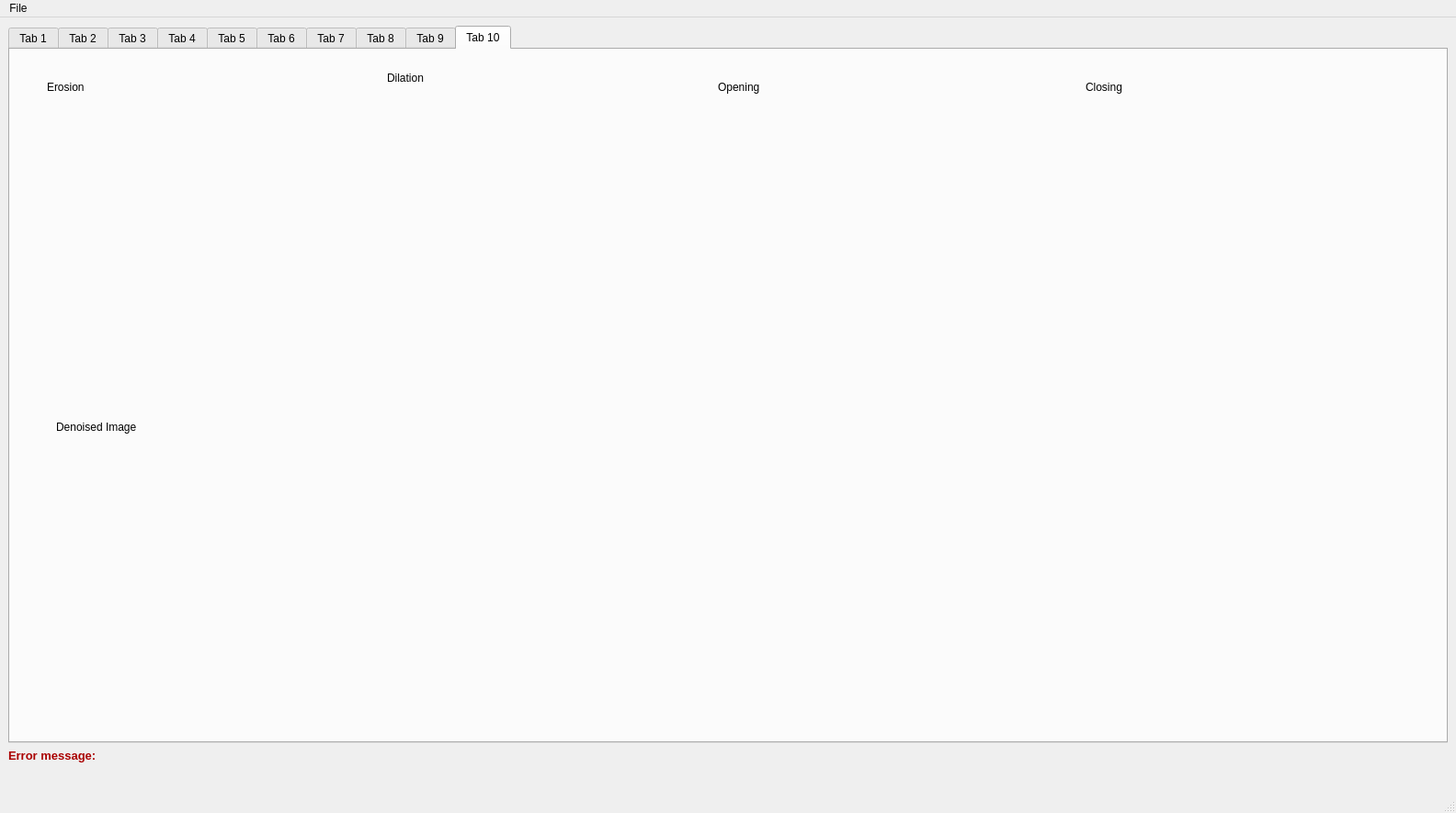
<?xml version="1.0" encoding="UTF-8"?>
<ui version="4.0">
 <class>MainWindow</class>
 <widget class="QMainWindow" name="MainWindow">
  <property name="geometry">
   <rect>
    <x>0</x>
    <y>0</y>
    <width>1584</width>
    <height>885</height>
   </rect>
  </property>
  <property name="windowTitle">
   <string>MainWindow</string>
  </property>
  <widget class="QWidget" name="centralwidget">
   <layout class="QVBoxLayout" name="verticalLayout">
    <item>
     <widget class="QTabWidget" name="tabWidget">
      <property name="currentIndex">
       <number>9</number>
      </property>
      <widget class="QWidget" name="tab">
       <attribute name="title">
        <string>Tab 1</string>
       </attribute>
       <widget class="QLabel" name="label_4">
        <property name="geometry">
         <rect>
          <x>670</x>
          <y>265</y>
          <width>101</width>
          <height>30</height>
         </rect>
        </property>
        <property name="text">
         <string>Bit Depth</string>
        </property>
       </widget>
       <widget class="QLabel" name="label_9">
        <property name="geometry">
         <rect>
          <x>670</x>
          <y>575</y>
          <width>111</width>
          <height>30</height>
         </rect>
        </property>
        <property name="text">
         <string>Body part</string>
        </property>
       </widget>
       <widget class="QTextEdit" name="textEdit_4">
        <property name="geometry">
         <rect>
          <x>830</x>
          <y>265</y>
          <width>200</width>
          <height>40</height>
         </rect>
        </property>
        <property name="cursorWidth">
         <number>0</number>
        </property>
       </widget>
       <widget class="QTextEdit" name="textEdit">
        <property name="geometry">
         <rect>
          <x>830</x>
          <y>65</y>
          <width>200</width>
          <height>40</height>
         </rect>
        </property>
        <property name="cursorWidth">
         <number>0</number>
        </property>
       </widget>
       <widget class="QTextEdit" name="textEdit_5">
        <property name="geometry">
         <rect>
          <x>830</x>
          <y>335</y>
          <width>200</width>
          <height>40</height>
         </rect>
        </property>
        <property name="cursorWidth">
         <number>0</number>
        </property>
       </widget>
       <widget class="QTextEdit" name="textEdit_8">
        <property name="geometry">
         <rect>
          <x>830</x>
          <y>525</y>
          <width>200</width>
          <height>40</height>
         </rect>
        </property>
        <property name="cursorWidth">
         <number>0</number>
        </property>
       </widget>
       <widget class="QLabel" name="label_8">
        <property name="geometry">
         <rect>
          <x>670</x>
          <y>465</y>
          <width>111</width>
          <height>30</height>
         </rect>
        </property>
        <property name="text">
         <string>Patient Name</string>
        </property>
       </widget>
       <widget class="QTextEdit" name="textEdit_2">
        <property name="geometry">
         <rect>
          <x>830</x>
          <y>125</y>
          <width>200</width>
          <height>40</height>
         </rect>
        </property>
        <property name="cursorWidth">
         <number>0</number>
        </property>
       </widget>
       <widget class="QLabel" name="label_5">
        <property name="geometry">
         <rect>
          <x>670</x>
          <y>345</y>
          <width>101</width>
          <height>30</height>
         </rect>
        </property>
        <property name="text">
         <string>Image Color</string>
        </property>
       </widget>
       <widget class="QWidget" name="gridLayoutWidget">
        <property name="geometry">
         <rect>
          <x>0</x>
          <y>60</y>
          <width>621</width>
          <height>561</height>
         </rect>
        </property>
        <layout class="QGridLayout" name="gridLayout"/>
       </widget>
       <widget class="QLabel" name="label_3">
        <property name="geometry">
         <rect>
          <x>670</x>
          <y>195</y>
          <width>111</width>
          <height>30</height>
         </rect>
        </property>
        <property name="text">
         <string>Total size</string>
        </property>
       </widget>
       <widget class="QTextEdit" name="textEdit_7">
        <property name="geometry">
         <rect>
          <x>830</x>
          <y>465</y>
          <width>200</width>
          <height>40</height>
         </rect>
        </property>
        <property name="cursorWidth">
         <number>0</number>
        </property>
       </widget>
       <widget class="QTextEdit" name="textEdit_9">
        <property name="geometry">
         <rect>
          <x>830</x>
          <y>575</y>
          <width>200</width>
          <height>40</height>
         </rect>
        </property>
        <property name="cursorWidth">
         <number>0</number>
        </property>
       </widget>
       <widget class="QLabel" name="label_6">
        <property name="geometry">
         <rect>
          <x>670</x>
          <y>405</y>
          <width>121</width>
          <height>30</height>
         </rect>
        </property>
        <property name="text">
         <string>Modality</string>
        </property>
       </widget>
       <widget class="QTextEdit" name="textEdit_6">
        <property name="geometry">
         <rect>
          <x>830</x>
          <y>405</y>
          <width>200</width>
          <height>40</height>
         </rect>
        </property>
        <property name="cursorWidth">
         <number>0</number>
        </property>
       </widget>
       <widget class="QLabel" name="label">
        <property name="geometry">
         <rect>
          <x>670</x>
          <y>70</y>
          <width>111</width>
          <height>30</height>
         </rect>
        </property>
        <property name="text">
         <string>Width</string>
        </property>
       </widget>
       <widget class="QLabel" name="label_2">
        <property name="geometry">
         <rect>
          <x>670</x>
          <y>125</y>
          <width>101</width>
          <height>30</height>
         </rect>
        </property>
        <property name="text">
         <string>Height</string>
        </property>
       </widget>
       <widget class="QLabel" name="label_7">
        <property name="geometry">
         <rect>
          <x>670</x>
          <y>525</y>
          <width>111</width>
          <height>30</height>
         </rect>
        </property>
        <property name="text">
         <string>Patient age</string>
        </property>
       </widget>
       <widget class="QTextEdit" name="textEdit_3">
        <property name="geometry">
         <rect>
          <x>830</x>
          <y>195</y>
          <width>200</width>
          <height>40</height>
         </rect>
        </property>
        <property name="cursorWidth">
         <number>0</number>
        </property>
       </widget>
      </widget>
      <widget class="QWidget" name="tab_2">
       <attribute name="title">
        <string>Tab 2</string>
       </attribute>
       <widget class="QLineEdit" name="lineEdit">
        <property name="geometry">
         <rect>
          <x>160</x>
          <y>30</y>
          <width>84</width>
          <height>19</height>
         </rect>
        </property>
        <property name="text">
         <string>0</string>
        </property>
       </widget>
       <widget class="QLabel" name="label_19">
        <property name="geometry">
         <rect>
          <x>30</x>
          <y>30</y>
          <width>121</width>
          <height>16</height>
         </rect>
        </property>
        <property name="text">
         <string>Zoom factor</string>
        </property>
       </widget>
       <widget class="QScrollArea" name="scrollArea">
        <property name="geometry">
         <rect>
          <x>20</x>
          <y>80</y>
          <width>550</width>
          <height>611</height>
         </rect>
        </property>
        <property name="widgetResizable">
         <bool>true</bool>
        </property>
        <widget class="QWidget" name="scrollAreaWidgetContents">
         <property name="geometry">
          <rect>
           <x>0</x>
           <y>0</y>
           <width>548</width>
           <height>609</height>
          </rect>
         </property>
         <widget class="QLabel" name="nearestLabel">
          <property name="geometry">
           <rect>
            <x>20</x>
            <y>20</y>
            <width>501</width>
            <height>561</height>
           </rect>
          </property>
          <property name="text">
           <string/>
          </property>
         </widget>
        </widget>
       </widget>
       <widget class="QScrollArea" name="scrollArea_2">
        <property name="geometry">
         <rect>
          <x>640</x>
          <y>80</y>
          <width>550</width>
          <height>611</height>
         </rect>
        </property>
        <property name="widgetResizable">
         <bool>true</bool>
        </property>
        <widget class="QWidget" name="scrollAreaWidgetContents_2">
         <property name="geometry">
          <rect>
           <x>0</x>
           <y>0</y>
           <width>548</width>
           <height>609</height>
          </rect>
         </property>
         <widget class="QLabel" name="bilinearLabel">
          <property name="geometry">
           <rect>
            <x>20</x>
            <y>20</y>
            <width>501</width>
            <height>561</height>
           </rect>
          </property>
          <property name="text">
           <string/>
          </property>
         </widget>
        </widget>
       </widget>
       <widget class="QLabel" name="label_10">
        <property name="geometry">
         <rect>
          <x>30</x>
          <y>60</y>
          <width>291</width>
          <height>16</height>
         </rect>
        </property>
        <property name="text">
         <string>Nearest Neigbour Interpolation</string>
        </property>
       </widget>
       <widget class="QLabel" name="label_34">
        <property name="geometry">
         <rect>
          <x>640</x>
          <y>60</y>
          <width>191</width>
          <height>16</height>
         </rect>
        </property>
        <property name="text">
         <string>Bilinear Interpolation</string>
        </property>
       </widget>
      </widget>
      <widget class="QWidget" name="tab_3">
       <attribute name="title">
        <string>Tab 3</string>
       </attribute>
       <widget class="QLabel" name="orignalImageLabel">
        <property name="geometry">
         <rect>
          <x>30</x>
          <y>20</y>
          <width>550</width>
          <height>320</height>
         </rect>
        </property>
        <property name="text">
         <string/>
        </property>
       </widget>
       <widget class="QLabel" name="equalizedImageLabel">
        <property name="geometry">
         <rect>
          <x>710</x>
          <y>20</y>
          <width>550</width>
          <height>320</height>
         </rect>
        </property>
        <property name="text">
         <string/>
        </property>
       </widget>
       <widget class="QWidget" name="gridLayoutWidget_2">
        <property name="geometry">
         <rect>
          <x>10</x>
          <y>390</y>
          <width>621</width>
          <height>361</height>
         </rect>
        </property>
        <layout class="QGridLayout" name="gridLayout2"/>
       </widget>
       <widget class="QWidget" name="gridLayoutWidget_3">
        <property name="geometry">
         <rect>
          <x>660</x>
          <y>390</y>
          <width>621</width>
          <height>361</height>
         </rect>
        </property>
        <layout class="QGridLayout" name="gridLayout3"/>
       </widget>
      </widget>
      <widget class="QWidget" name="tab_4">
       <attribute name="title">
        <string>Tab 4</string>
       </attribute>
       <widget class="QLabel" name="orignalImageLabel_2">
        <property name="geometry">
         <rect>
          <x>740</x>
          <y>60</y>
          <width>600</width>
          <height>660</height>
         </rect>
        </property>
        <property name="text">
         <string/>
        </property>
       </widget>
       <widget class="QLineEdit" name="lineEdit_2">
        <property name="geometry">
         <rect>
          <x>160</x>
          <y>30</y>
          <width>84</width>
          <height>19</height>
         </rect>
        </property>
        <property name="text">
         <string>0</string>
        </property>
       </widget>
       <widget class="QLabel" name="label_20">
        <property name="geometry">
         <rect>
          <x>30</x>
          <y>30</y>
          <width>121</width>
          <height>16</height>
         </rect>
        </property>
        <property name="text">
         <string>Kernel size</string>
        </property>
       </widget>
       <widget class="QLineEdit" name="lineEdit_5">
        <property name="geometry">
         <rect>
          <x>410</x>
          <y>30</y>
          <width>84</width>
          <height>19</height>
         </rect>
        </property>
        <property name="text">
         <string>1</string>
        </property>
       </widget>
       <widget class="QLabel" name="label_25">
        <property name="geometry">
         <rect>
          <x>280</x>
          <y>30</y>
          <width>121</width>
          <height>16</height>
         </rect>
        </property>
        <property name="text">
         <string>Factor</string>
        </property>
       </widget>
       <widget class="QLabel" name="orignalImageLabel_5">
        <property name="geometry">
         <rect>
          <x>-710</x>
          <y>300</y>
          <width>581</width>
          <height>661</height>
         </rect>
        </property>
        <property name="text">
         <string/>
        </property>
       </widget>
       <widget class="QLabel" name="orignalImageLabel_6">
        <property name="geometry">
         <rect>
          <x>50</x>
          <y>60</y>
          <width>600</width>
          <height>660</height>
         </rect>
        </property>
        <property name="text">
         <string/>
        </property>
       </widget>
      </widget>
      <widget class="QWidget" name="tab_9">
       <attribute name="title">
        <string>Tab 5</string>
       </attribute>
       <widget class="QLabel" name="orignalImageLabel_7">
        <property name="geometry">
         <rect>
          <x>20</x>
          <y>110</y>
          <width>600</width>
          <height>660</height>
         </rect>
        </property>
        <property name="text">
         <string/>
        </property>
       </widget>
       <widget class="QLabel" name="orignalImageLabel_8">
        <property name="geometry">
         <rect>
          <x>730</x>
          <y>110</y>
          <width>600</width>
          <height>660</height>
         </rect>
        </property>
        <property name="text">
         <string/>
        </property>
       </widget>
       <widget class="QPushButton" name="pushButton">
        <property name="geometry">
         <rect>
          <x>20</x>
          <y>20</y>
          <width>161</width>
          <height>31</height>
         </rect>
        </property>
        <property name="text">
         <string>Apply Median Filter</string>
        </property>
       </widget>
      </widget>
      <widget class="QWidget" name="tab_5">
       <attribute name="title">
        <string>Tab 6</string>
       </attribute>
       <widget class="QWidget" name="gridLayoutWidget_6">
        <property name="geometry">
         <rect>
          <x>960</x>
          <y>400</y>
          <width>481</width>
          <height>321</height>
         </rect>
        </property>
        <layout class="QGridLayout" name="gridLayout_4"/>
       </widget>
       <widget class="QWidget" name="gridLayoutWidget_7">
        <property name="geometry">
         <rect>
          <x>440</x>
          <y>400</y>
          <width>481</width>
          <height>321</height>
         </rect>
        </property>
        <layout class="QGridLayout" name="gridLayout_5"/>
       </widget>
       <widget class="QWidget" name="gridLayoutWidget_8">
        <property name="geometry">
         <rect>
          <x>440</x>
          <y>40</y>
          <width>481</width>
          <height>321</height>
         </rect>
        </property>
        <layout class="QGridLayout" name="gridLayout_6"/>
       </widget>
       <widget class="QWidget" name="gridLayoutWidget_9">
        <property name="geometry">
         <rect>
          <x>960</x>
          <y>40</y>
          <width>481</width>
          <height>321</height>
         </rect>
        </property>
        <layout class="QGridLayout" name="gridLayout_7"/>
       </widget>
       <widget class="QLabel" name="label_11">
        <property name="geometry">
         <rect>
          <x>30</x>
          <y>110</y>
          <width>361</width>
          <height>441</height>
         </rect>
        </property>
        <property name="text">
         <string/>
        </property>
       </widget>
       <widget class="QLabel" name="label_12">
        <property name="geometry">
         <rect>
          <x>440</x>
          <y>10</y>
          <width>311</width>
          <height>20</height>
         </rect>
        </property>
        <property name="text">
         <string>Magnitude:</string>
        </property>
       </widget>
       <widget class="QLabel" name="label_13">
        <property name="geometry">
         <rect>
          <x>440</x>
          <y>370</y>
          <width>311</width>
          <height>20</height>
         </rect>
        </property>
        <property name="text">
         <string>Phase:</string>
        </property>
       </widget>
       <widget class="QLabel" name="label_14">
        <property name="geometry">
         <rect>
          <x>960</x>
          <y>10</y>
          <width>311</width>
          <height>20</height>
         </rect>
        </property>
        <property name="text">
         <string>Log Magnitude:</string>
        </property>
       </widget>
       <widget class="QLabel" name="label_15">
        <property name="geometry">
         <rect>
          <x>960</x>
          <y>370</y>
          <width>311</width>
          <height>20</height>
         </rect>
        </property>
        <property name="text">
         <string>Log Phase:</string>
        </property>
       </widget>
      </widget>
      <widget class="QWidget" name="tab_6">
       <attribute name="title">
        <string>Tab 7</string>
       </attribute>
       <widget class="QWidget" name="gridLayoutWidget_10">
        <property name="geometry">
         <rect>
          <x>20</x>
          <y>30</y>
          <width>671</width>
          <height>451</height>
         </rect>
        </property>
        <layout class="QGridLayout" name="gridLayout_8"/>
       </widget>
       <widget class="QWidget" name="gridLayoutWidget_11">
        <property name="geometry">
         <rect>
          <x>770</x>
          <y>30</y>
          <width>671</width>
          <height>451</height>
         </rect>
        </property>
        <layout class="QGridLayout" name="gridLayout_9"/>
       </widget>
      </widget>
      <widget class="QWidget" name="tab_7">
       <attribute name="title">
        <string>Tab 8</string>
       </attribute>
       <widget class="QLabel" name="phantomImageLabel">
        <property name="geometry">
         <rect>
          <x>30</x>
          <y>50</y>
          <width>411</width>
          <height>201</height>
         </rect>
        </property>
        <property name="text">
         <string/>
        </property>
       </widget>
       <widget class="QLabel" name="noisyLabel">
        <property name="geometry">
         <rect>
          <x>540</x>
          <y>50</y>
          <width>411</width>
          <height>201</height>
         </rect>
        </property>
        <property name="text">
         <string/>
        </property>
       </widget>
       <widget class="QPushButton" name="uniformButton">
        <property name="geometry">
         <rect>
          <x>170</x>
          <y>290</y>
          <width>81</width>
          <height>41</height>
         </rect>
        </property>
        <property name="text">
         <string>uniform</string>
        </property>
       </widget>
       <widget class="QPushButton" name="guassianButton">
        <property name="geometry">
         <rect>
          <x>60</x>
          <y>290</y>
          <width>71</width>
          <height>41</height>
         </rect>
        </property>
        <property name="text">
         <string>guassian</string>
        </property>
       </widget>
       <widget class="QWidget" name="gridLayoutWidget_4">
        <property name="geometry">
         <rect>
          <x>50</x>
          <y>350</y>
          <width>451</width>
          <height>381</height>
         </rect>
        </property>
        <layout class="QGridLayout" name="gridLayout_2"/>
       </widget>
      </widget>
      <widget class="QWidget" name="tab_8">
       <attribute name="title">
        <string>Tab 9</string>
       </attribute>
       <widget class="QLabel" name="label_16">
        <property name="geometry">
         <rect>
          <x>30</x>
          <y>20</y>
          <width>181</width>
          <height>31</height>
         </rect>
        </property>
        <property name="text">
         <string>Schepp-Logan phantom</string>
        </property>
       </widget>
       <widget class="QLabel" name="label_22">
        <property name="geometry">
         <rect>
          <x>530</x>
          <y>20</y>
          <width>191</width>
          <height>31</height>
         </rect>
        </property>
        <property name="text">
         <string>Sinogram</string>
        </property>
       </widget>
       <widget class="QLabel" name="label_23">
        <property name="geometry">
         <rect>
          <x>1060</x>
          <y>20</y>
          <width>411</width>
          <height>31</height>
         </rect>
        </property>
        <property name="text">
         <string>Laminogram with angles = [0, 20, 40, 60, 160]</string>
        </property>
       </widget>
       <widget class="QLabel" name="label_56">
        <property name="geometry">
         <rect>
          <x>530</x>
          <y>390</y>
          <width>411</width>
          <height>31</height>
         </rect>
        </property>
        <property name="text">
         <string>Laminogram with angles = [0, 1, 2, 3,..., 179] Ram-Lak</string>
        </property>
       </widget>
       <widget class="QLabel" name="label_57">
        <property name="geometry">
         <rect>
          <x>30</x>
          <y>390</y>
          <width>241</width>
          <height>31</height>
         </rect>
        </property>
        <property name="text">
         <string>Laminogram with angles = [0, 1, 2, 3,..., 179]</string>
        </property>
       </widget>
       <widget class="QLabel" name="label_58">
        <property name="geometry">
         <rect>
          <x>1060</x>
          <y>390</y>
          <width>411</width>
          <height>31</height>
         </rect>
        </property>
        <property name="text">
         <string>Laminogram with angles = [0, 1, 2, 3,..., 179] Hamming filter</string>
        </property>
       </widget>
       <widget class="QWidget" name="gridLayoutWidget_5">
        <property name="geometry">
         <rect>
          <x>30</x>
          <y>50</y>
          <width>441</width>
          <height>281</height>
         </rect>
        </property>
        <layout class="QGridLayout" name="gridLayout_3"/>
       </widget>
       <widget class="QWidget" name="gridLayoutWidget_12">
        <property name="geometry">
         <rect>
          <x>520</x>
          <y>50</y>
          <width>441</width>
          <height>281</height>
         </rect>
        </property>
        <layout class="QGridLayout" name="gridLayout_10"/>
       </widget>
       <widget class="QWidget" name="gridLayoutWidget_13">
        <property name="geometry">
         <rect>
          <x>1060</x>
          <y>50</y>
          <width>441</width>
          <height>281</height>
         </rect>
        </property>
        <layout class="QGridLayout" name="gridLayout_11"/>
       </widget>
       <widget class="QWidget" name="gridLayoutWidget_14">
        <property name="geometry">
         <rect>
          <x>30</x>
          <y>420</y>
          <width>441</width>
          <height>281</height>
         </rect>
        </property>
        <layout class="QGridLayout" name="gridLayout_12"/>
       </widget>
       <widget class="QWidget" name="gridLayoutWidget_15">
        <property name="geometry">
         <rect>
          <x>520</x>
          <y>420</y>
          <width>441</width>
          <height>281</height>
         </rect>
        </property>
        <layout class="QGridLayout" name="gridLayout_13"/>
       </widget>
       <widget class="QWidget" name="gridLayoutWidget_16">
        <property name="geometry">
         <rect>
          <x>1060</x>
          <y>420</y>
          <width>441</width>
          <height>281</height>
         </rect>
        </property>
        <layout class="QGridLayout" name="gridLayout_14"/>
       </widget>
      </widget>
      <widget class="QWidget" name="tab_10">
       <attribute name="title">
        <string>Tab 10</string>
       </attribute>
       <widget class="QLabel" name="label_17">
        <property name="geometry">
         <rect>
          <x>40</x>
          <y>70</y>
          <width>330</width>
          <height>311</height>
         </rect>
        </property>
        <property name="text">
         <string/>
        </property>
       </widget>
       <widget class="QLabel" name="label_18">
        <property name="geometry">
         <rect>
          <x>410</x>
          <y>70</y>
          <width>330</width>
          <height>311</height>
         </rect>
        </property>
        <property name="text">
         <string/>
        </property>
       </widget>
       <widget class="QLabel" name="label_21">
        <property name="geometry">
         <rect>
          <x>770</x>
          <y>70</y>
          <width>330</width>
          <height>311</height>
         </rect>
        </property>
        <property name="text">
         <string/>
        </property>
       </widget>
       <widget class="QLabel" name="label_24">
        <property name="geometry">
         <rect>
          <x>1170</x>
          <y>70</y>
          <width>330</width>
          <height>311</height>
         </rect>
        </property>
        <property name="text">
         <string/>
        </property>
       </widget>
       <widget class="QLabel" name="label_26">
        <property name="geometry">
         <rect>
          <x>40</x>
          <y>30</y>
          <width>111</width>
          <height>21</height>
         </rect>
        </property>
        <property name="text">
         <string>Erosion</string>
        </property>
       </widget>
       <widget class="QLabel" name="label_27">
        <property name="geometry">
         <rect>
          <x>410</x>
          <y>20</y>
          <width>111</width>
          <height>21</height>
         </rect>
        </property>
        <property name="text">
         <string>Dilation</string>
        </property>
       </widget>
       <widget class="QLabel" name="label_28">
        <property name="geometry">
         <rect>
          <x>770</x>
          <y>30</y>
          <width>111</width>
          <height>21</height>
         </rect>
        </property>
        <property name="text">
         <string>Opening</string>
        </property>
       </widget>
       <widget class="QLabel" name="label_29">
        <property name="geometry">
         <rect>
          <x>1170</x>
          <y>30</y>
          <width>111</width>
          <height>21</height>
         </rect>
        </property>
        <property name="text">
         <string>Closing</string>
        </property>
       </widget>
       <widget class="QLabel" name="label_30">
        <property name="geometry">
         <rect>
          <x>50</x>
          <y>440</y>
          <width>330</width>
          <height>311</height>
         </rect>
        </property>
        <property name="text">
         <string/>
        </property>
       </widget>
       <widget class="QLabel" name="label_31">
        <property name="geometry">
         <rect>
          <x>50</x>
          <y>400</y>
          <width>151</width>
          <height>21</height>
         </rect>
        </property>
        <property name="text">
         <string>Denoised Image</string>
        </property>
       </widget>
      </widget>
     </widget>
    </item>
    <item>
     <widget class="QLabel" name="label_35">
      <property name="palette">
       <palette>
        <active>
         <colorrole role="WindowText">
          <brush brushstyle="SolidPattern">
           <color alpha="255">
            <red>170</red>
            <green>0</green>
            <blue>0</blue>
           </color>
          </brush>
         </colorrole>
         <colorrole role="Text">
          <brush brushstyle="SolidPattern">
           <color alpha="255">
            <red>170</red>
            <green>0</green>
            <blue>0</blue>
           </color>
          </brush>
         </colorrole>
         <colorrole role="ButtonText">
          <brush brushstyle="SolidPattern">
           <color alpha="255">
            <red>170</red>
            <green>0</green>
            <blue>0</blue>
           </color>
          </brush>
         </colorrole>
         <colorrole role="Base">
          <brush brushstyle="SolidPattern">
           <color alpha="255">
            <red>255</red>
            <green>255</green>
            <blue>255</blue>
           </color>
          </brush>
         </colorrole>
         <colorrole role="Window">
          <brush brushstyle="SolidPattern">
           <color alpha="255">
            <red>170</red>
            <green>0</green>
            <blue>0</blue>
           </color>
          </brush>
         </colorrole>
        </active>
        <inactive>
         <colorrole role="WindowText">
          <brush brushstyle="SolidPattern">
           <color alpha="255">
            <red>170</red>
            <green>0</green>
            <blue>0</blue>
           </color>
          </brush>
         </colorrole>
         <colorrole role="Text">
          <brush brushstyle="SolidPattern">
           <color alpha="255">
            <red>170</red>
            <green>0</green>
            <blue>0</blue>
           </color>
          </brush>
         </colorrole>
         <colorrole role="ButtonText">
          <brush brushstyle="SolidPattern">
           <color alpha="255">
            <red>170</red>
            <green>0</green>
            <blue>0</blue>
           </color>
          </brush>
         </colorrole>
         <colorrole role="Base">
          <brush brushstyle="SolidPattern">
           <color alpha="255">
            <red>255</red>
            <green>255</green>
            <blue>255</blue>
           </color>
          </brush>
         </colorrole>
         <colorrole role="Window">
          <brush brushstyle="SolidPattern">
           <color alpha="255">
            <red>170</red>
            <green>0</green>
            <blue>0</blue>
           </color>
          </brush>
         </colorrole>
        </inactive>
        <disabled>
         <colorrole role="WindowText">
          <brush brushstyle="SolidPattern">
           <color alpha="255">
            <red>120</red>
            <green>120</green>
            <blue>120</blue>
           </color>
          </brush>
         </colorrole>
         <colorrole role="Text">
          <brush brushstyle="SolidPattern">
           <color alpha="255">
            <red>120</red>
            <green>120</green>
            <blue>120</blue>
           </color>
          </brush>
         </colorrole>
         <colorrole role="ButtonText">
          <brush brushstyle="SolidPattern">
           <color alpha="255">
            <red>120</red>
            <green>120</green>
            <blue>120</blue>
           </color>
          </brush>
         </colorrole>
         <colorrole role="Base">
          <brush brushstyle="SolidPattern">
           <color alpha="255">
            <red>170</red>
            <green>0</green>
            <blue>0</blue>
           </color>
          </brush>
         </colorrole>
         <colorrole role="Window">
          <brush brushstyle="SolidPattern">
           <color alpha="255">
            <red>170</red>
            <green>0</green>
            <blue>0</blue>
           </color>
          </brush>
         </colorrole>
        </disabled>
       </palette>
      </property>
      <property name="font">
       <font>
        <pointsize>10</pointsize>
        <weight>75</weight>
        <bold>true</bold>
       </font>
      </property>
      <property name="text">
       <string>Error message:</string>
      </property>
     </widget>
    </item>
    <item>
     <widget class="QLabel" name="label_36">
      <property name="palette">
       <palette>
        <active>
         <colorrole role="WindowText">
          <brush brushstyle="SolidPattern">
           <color alpha="255">
            <red>170</red>
            <green>0</green>
            <blue>0</blue>
           </color>
          </brush>
         </colorrole>
         <colorrole role="Text">
          <brush brushstyle="SolidPattern">
           <color alpha="255">
            <red>170</red>
            <green>0</green>
            <blue>0</blue>
           </color>
          </brush>
         </colorrole>
        </active>
        <inactive>
         <colorrole role="WindowText">
          <brush brushstyle="SolidPattern">
           <color alpha="255">
            <red>170</red>
            <green>0</green>
            <blue>0</blue>
           </color>
          </brush>
         </colorrole>
         <colorrole role="Text">
          <brush brushstyle="SolidPattern">
           <color alpha="255">
            <red>170</red>
            <green>0</green>
            <blue>0</blue>
           </color>
          </brush>
         </colorrole>
        </inactive>
        <disabled>
         <colorrole role="WindowText">
          <brush brushstyle="SolidPattern">
           <color alpha="255">
            <red>120</red>
            <green>120</green>
            <blue>120</blue>
           </color>
          </brush>
         </colorrole>
         <colorrole role="Text">
          <brush brushstyle="SolidPattern">
           <color alpha="255">
            <red>120</red>
            <green>120</green>
            <blue>120</blue>
           </color>
          </brush>
         </colorrole>
        </disabled>
       </palette>
      </property>
      <property name="font">
       <font>
        <pointsize>12</pointsize>
       </font>
      </property>
      <property name="text">
       <string/>
      </property>
     </widget>
    </item>
   </layout>
  </widget>
  <widget class="QMenuBar" name="menubar">
   <property name="geometry">
    <rect>
     <x>0</x>
     <y>0</y>
     <width>1584</width>
     <height>18</height>
    </rect>
   </property>
   <widget class="QMenu" name="menufile">
    <property name="title">
     <string>File</string>
    </property>
    <addaction name="BrowseButton"/>
   </widget>
   <addaction name="menufile"/>
  </widget>
  <widget class="QStatusBar" name="statusbar"/>
  <action name="BrowseButton">
   <property name="text">
    <string>Browse</string>
   </property>
  </action>
  <action name="action">
   <property name="text">
    <string>Open periodic </string>
   </property>
  </action>
 </widget>
 <resources/>
 <connections/>
</ui>
